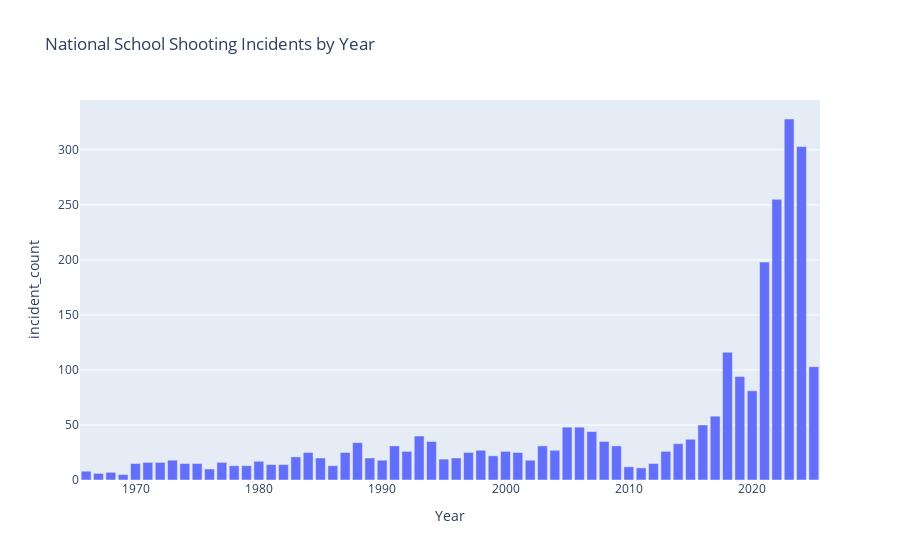

Write notebook code for a chart like this one.
### Code cell
import plotly.express as px

fig = px.bar(
    national_year,
    x="Year",
    y="incident_count",
    title="National School Shooting Incidents by Year"
)

fig.show()

### Figure 1 — Plotly figure (JSON) as saved in the notebook; plotly's stock layout.template omitted (floating-point values rounded to 4 significant figures)
{"data": [{"hovertemplate": "Year=%{x}<br>incident_count=%{y}<extra></extra>", "legendgroup": "", "marker": {"color": "#636efa", "pattern": {"shape": ""}}, "name": "", "orientation": "v", "showlegend": false, "textposition": "auto", "type": "bar", "x": [1966, 1967, 1968, 1969, 1970, 1971, 1972, 1973, 1974, 1975, 1976, 1977, 1978, 1979, 1980, 1981, 1982, 1983, 1984, 1985, 1986, 1987, 1988, 1989, 1990, 1991, 1992, 1993, 1994, 1995, 1996, 1997, 1998, 1999, 2000, 2001, 2002, 2003, 2004, 2005, 2006, 2007, 2008, 2009, 2010, 2011, 2012, 2013, 2014, 2015, 2016, 2017, 2018, 2019, 2020, 2021, 2022, 2023, 2024, 2025], "xaxis": "x", "y": [8, 6, 7, 5, 15, 16, 16, 18, 15, 15, 10, 16, 13, 13, 17, 14, 14, 21, 25, 20, 13, 25, 34, 20, 18, 31, 26, 40, 35, 19, 20, 25, 27, 22, 26, 25, 18, 31, 27, 48, 48, 44, 35, 31, 12, 11, 15, 26, 33, 37, 50, 58, 116, 94, 81, 198, 255, 328, 303, 103], "yaxis": "y"}], "layout": {"barmode": "relative", "legend": {"tracegroupgap": 0}, "title": {"text": "National School Shooting Incidents by Year"}, "xaxis": {"anchor": "y", "domain": [0, 1], "title": {"text": "Year"}}, "yaxis": {"anchor": "x", "domain": [0, 1], "title": {"text": "incident_count"}}}}
